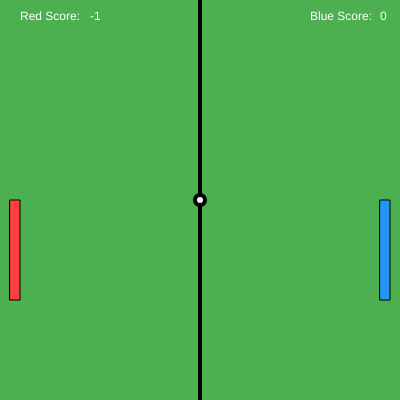
Frame 1 (no input)
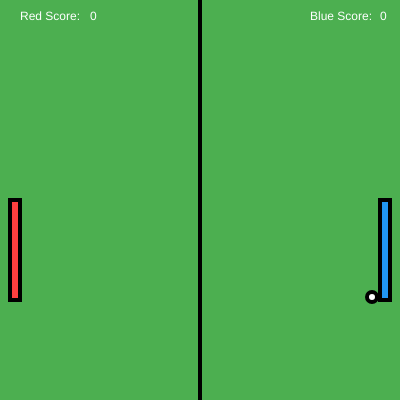
Frame 60 (no input)
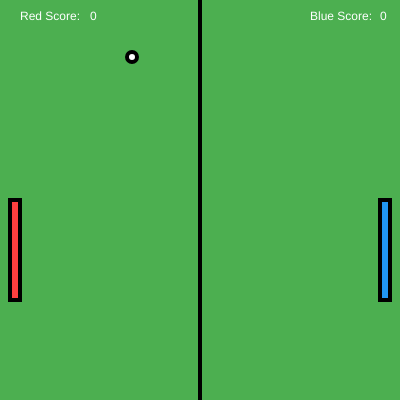
Frame 120 (the mouse pressed at the canvas centre since frame 60)

The p5.js sketch that drew these frames (run headless with seeded random() and noise() and a simulated clock; from frame 60 on, the mouse is pressed at the canvas centre):

// p5.js sketch
// ── sketch.js
var redX = 10;
var redY = 200;
var blueX = 380;
var blueY = 200;
var redDelta = 0;
var blueDelta = 0;
var ballX = 200;
var ballY = 200;
var ballDeltaX = 4;
var ballDeltaY = 5;
var redScore = -1;
var blueScore = 0;
function setup() {
  createCanvas(400, 400);
}

function draw() {
  background("#4CAF50");
  fill("rgb(253,63,63)");
  rect(redX, redY, 10, 100);
  fill("#2196F3");
  rect(blueX, blueY, 10, 100);
  strokeWeight(4);
  line(200, 0, 200, 400);
  redY = redY + redDelta;
  blueY = blueY + blueDelta;
  fill(255, 255, 255);
  ellipse(ballX, ballY, 10, 10);
  ballY = ballY + ballDeltaY;
  ballX = ballX + ballDeltaX;
  text(redScore, 90, 20);
  text(blueScore, 380, 20);
  text("Red Score:", 20, 20);
  text("Blue Score:", 310, 20);
  if (ballY > 400) {
    ballDeltaY = -6;
  }
  if (ballY < 0) {
    ballDeltaY = 6;
  }
  if (ballX > 400) {
    ballDeltaX = -4;
    redScore = redScore + 1;
  }
  if (ballX < 0) {
    ballDeltaX = 4;
    blueScore = blueScore + 1;
  }
  if (ballX > redX && ballX < redX + 10 && ballY < redY + 100 && ballY > redY) {
    ballDeltaX = 4;
  }
  if (
    ballX > blueX &&
    ballX < blueX + 10 &&
    ballY < blueY + 100 &&
    ballY > blueY
  ) {
    ballDeltaX = -4;
  }
}

function keyPressed() {
  if (key == "w") {
    redDelta = -6.5;
  }
  if (key == "s") {
    redDelta = 6.5;
  }
  if (key == "i") {
    blueDelta = -6.5;
  }
  if (key == "k") {
    blueDelta = 6.5;
  }
}
